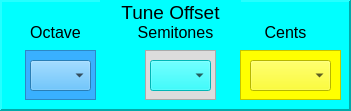
     <widget class="QFrame" name="frame_Osc2TuneOffset">
      <property name="enabled">
       <bool>true</bool>
      </property>
      <property name="geometry">
       <rect>
        <x>10</x>
        <y>440</y>
        <width>351</width>
        <height>111</height>
       </rect>
      </property>
      <property name="styleSheet">
       <string notr="true">background-color: rgb(0, 255, 255);</string>
      </property>
      <property name="frameShape">
       <enum>QFrame::Panel</enum>
      </property>
      <property name="frameShadow">
       <enum>QFrame::Raised</enum>
      </property>
      <property name="lineWidth">
       <number>2</number>
      </property>
      <property name="midLineWidth">
       <number>2</number>
      </property>
      <widget class="QLabel" name="label_8">
       <property name="geometry">
        <rect>
         <x>100</x>
         <y>0</y>
         <width>141</width>
         <height>25</height>
        </rect>
       </property>
       <property name="font">
        <font>
         <pointsize>14</pointsize>
        </font>
       </property>
       <property name="text">
        <string>Tune Offset</string>
       </property>
       <property name="alignment">
        <set>Qt::AlignCenter</set>
       </property>
      </widget>
      <widget class="QLabel" name="label_12">
       <property name="geometry">
        <rect>
         <x>20</x>
         <y>20</y>
         <width>71</width>
         <height>25</height>
        </rect>
       </property>
       <property name="font">
        <font>
         <pointsize>12</pointsize>
        </font>
       </property>
       <property name="text">
        <string>Octave</string>
       </property>
       <property name="alignment">
        <set>Qt::AlignCenter</set>
       </property>
      </widget>
      <widget class="QLabel" name="label_31">
       <property name="geometry">
        <rect>
         <x>130</x>
         <y>20</y>
         <width>91</width>
         <height>25</height>
        </rect>
       </property>
       <property name="font">
        <font>
         <pointsize>12</pointsize>
        </font>
       </property>
       <property name="text">
        <string>Semitones</string>
       </property>
       <property name="alignment">
        <set>Qt::AlignCenter</set>
       </property>
      </widget>
      <widget class="QLabel" name="label_32">
       <property name="geometry">
        <rect>
         <x>240</x>
         <y>20</y>
         <width>91</width>
         <height>25</height>
        </rect>
       </property>
       <property name="font">
        <font>
         <pointsize>12</pointsize>
        </font>
       </property>
       <property name="text">
        <string>Cents</string>
       </property>
       <property name="alignment">
        <set>Qt::AlignCenter</set>
       </property>
      </widget>
      <widget class="QComboBox" name="comboBox_Osc2TuneOctave">
       <property name="geometry">
        <rect>
         <x>30</x>
         <y>60</y>
         <width>61</width>
         <height>31</height>
        </rect>
       </property>
       <property name="font">
        <font>
         <pointsize>12</pointsize>
        </font>
       </property>
       <property name="focusPolicy">
        <enum>Qt::NoFocus</enum>
       </property>
       <property name="styleSheet">
        <string notr="true">
border-color: rgb(0, 0, 0);
background-color: rgb(57, 176, 255);
</string>
       </property>
       <property name="currentText">
        <string/>
       </property>
       <property name="currentIndex">
        <number>-1</number>
       </property>
       <property name="maxVisibleItems">
        <number>10</number>
       </property>
      </widget>
      <widget class="QComboBox" name="comboBox_Osc2TuneSemitones">
       <property name="geometry">
        <rect>
         <x>150</x>
         <y>60</y>
         <width>61</width>
         <height>31</height>
        </rect>
       </property>
       <property name="font">
        <font>
         <pointsize>12</pointsize>
        </font>
       </property>
       <property name="focusPolicy">
        <enum>Qt::NoFocus</enum>
       </property>
       <property name="styleSheet">
        <string notr="true">
border-color: rgb(0, 0, 0);
background-color: rgb(220, 220, 220
);</string>
       </property>
       <property name="currentText">
        <string/>
       </property>
       <property name="currentIndex">
        <number>-1</number>
       </property>
       <property name="maxVisibleItems">
        <number>10</number>
       </property>
      </widget>
      <widget class="QComboBox" name="comboBox_Osc2TuneCents">
       <property name="geometry">
        <rect>
         <x>250</x>
         <y>60</y>
         <width>81</width>
         <height>31</height>
        </rect>
       </property>
       <property name="font">
        <font>
         <pointsize>12</pointsize>
        </font>
       </property>
       <property name="focusPolicy">
        <enum>Qt::NoFocus</enum>
       </property>
       <property name="styleSheet">
        <string notr="true">
border-color: rgb(0, 0, 0);
background-color: rgb(255, 255, 0);</string>
       </property>
       <property name="currentText">
        <string/>
       </property>
       <property name="currentIndex">
        <number>-1</number>
       </property>
       <property name="maxVisibleItems">
        <number>10</number>
       </property>
      </widget>
      <widget class="QFrame" name="frame_25">
       <property name="geometry">
        <rect>
         <x>25</x>
         <y>50</y>
         <width>71</width>
         <height>50</height>
        </rect>
       </property>
       <property name="styleSheet">
        <string notr="true">background-color: rgb(57, 176, 255);</string>
       </property>
       <property name="frameShape">
        <enum>QFrame::StyledPanel</enum>
       </property>
       <property name="frameShadow">
        <enum>QFrame::Raised</enum>
       </property>
      </widget>
      <widget class="QFrame" name="frame_26">
       <property name="geometry">
        <rect>
         <x>145</x>
         <y>50</y>
         <width>71</width>
         <height>50</height>
        </rect>
       </property>
       <property name="styleSheet">
        <string notr="true">background-color: rgb(220, 220, 220);</string>
       </property>
       <property name="frameShape">
        <enum>QFrame::StyledPanel</enum>
       </property>
       <property name="frameShadow">
        <enum>QFrame::Raised</enum>
       </property>
      </widget>
      <widget class="QFrame" name="frame_27">
       <property name="geometry">
        <rect>
         <x>240</x>
         <y>50</y>
         <width>101</width>
         <height>50</height>
        </rect>
       </property>
       <property name="styleSheet">
        <string notr="true">background-color: rgb(255, 255, 0);</string>
       </property>
       <property name="frameShape">
        <enum>QFrame::StyledPanel</enum>
       </property>
       <property name="frameShadow">
        <enum>QFrame::Raised</enum>
       </property>
      </widget>
      <zorder>frame_27</zorder>
      <zorder>frame_26</zorder>
      <zorder>frame_25</zorder>
      <zorder>label_8</zorder>
      <zorder>label_12</zorder>
      <zorder>label_31</zorder>
      <zorder>label_32</zorder>
      <zorder>comboBox_Osc2TuneOctave</zorder>
      <zorder>comboBox_Osc2TuneSemitones</zorder>
      <zorder>comboBox_Osc2TuneCents</zorder>
     </widget>
